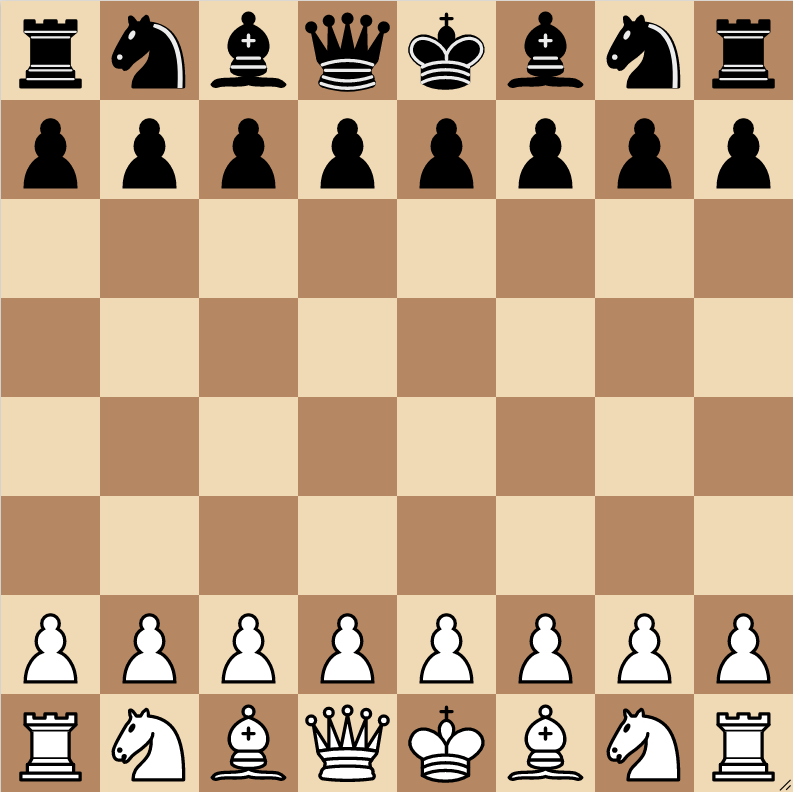
#> input picture img/starting-board.png, 793 x 792 px
$ python half-brightness.py
#> lines starting #> are read from the running program, lines starting #| are printed output that depends on the picture
from PIL import Image

# Open the input image
img = Image.open("img/starting-board.png")
#> img is the input picture: PIL image 793x792 RGBA; mean R, G, B, A 193.1, 164.1, 132.9, 255

# Convert the image to RGB format (if it's not already)
img = img.convert("RGB")
#> img: PIL image 793x792 RGB

# Get the image size
width, height = img.size
#> width = 793; height = 792

# Create a new image with the same size and mode
new_img = Image.new(img.mode, (width, height))
#> new_img: PIL image 793x792 RGB; every value is 0

# Loop over each pixel in the image
for x in range(width):
    for y in range(height):
        # Get the pixel at this position
        pixel = img.getpixel((x, y))

        # Divide each color channel by 2 to reduce brightness
        new_pixel = (pixel[0] // 2, pixel[1] // 2, pixel[2] // 2)

        # Set the pixel in the new image
        new_img.putpixel((x, y), new_pixel)
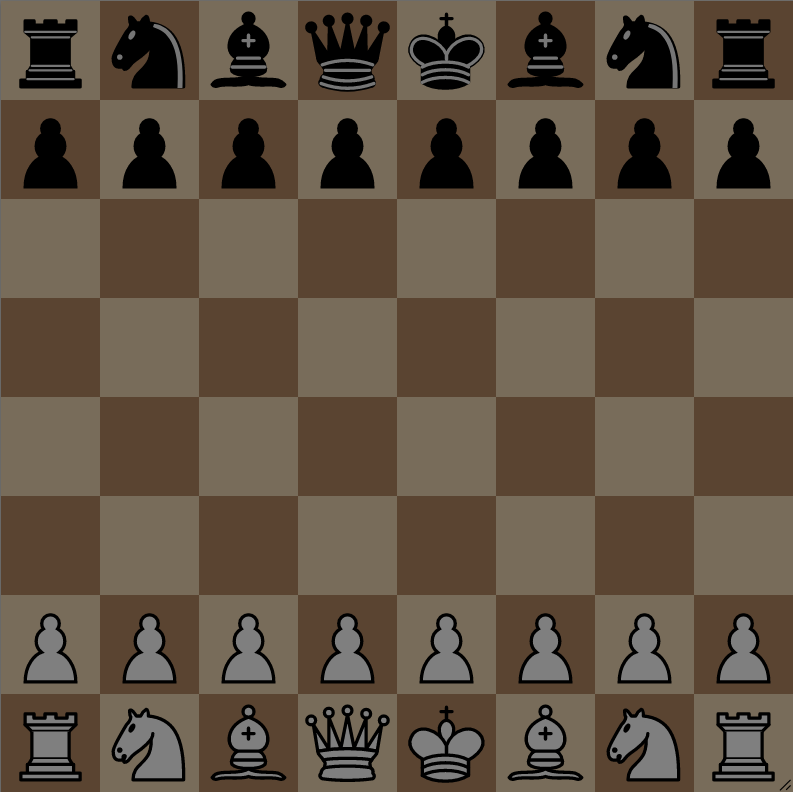
#> new_img: PIL image 793x792 RGB; mean R, G, B 96.3, 81.8, 66

# Save the new image to a file
new_img.save("img/output_image.jpg")

$ run again, with img/starting-black.png copied over img/starting-board.png
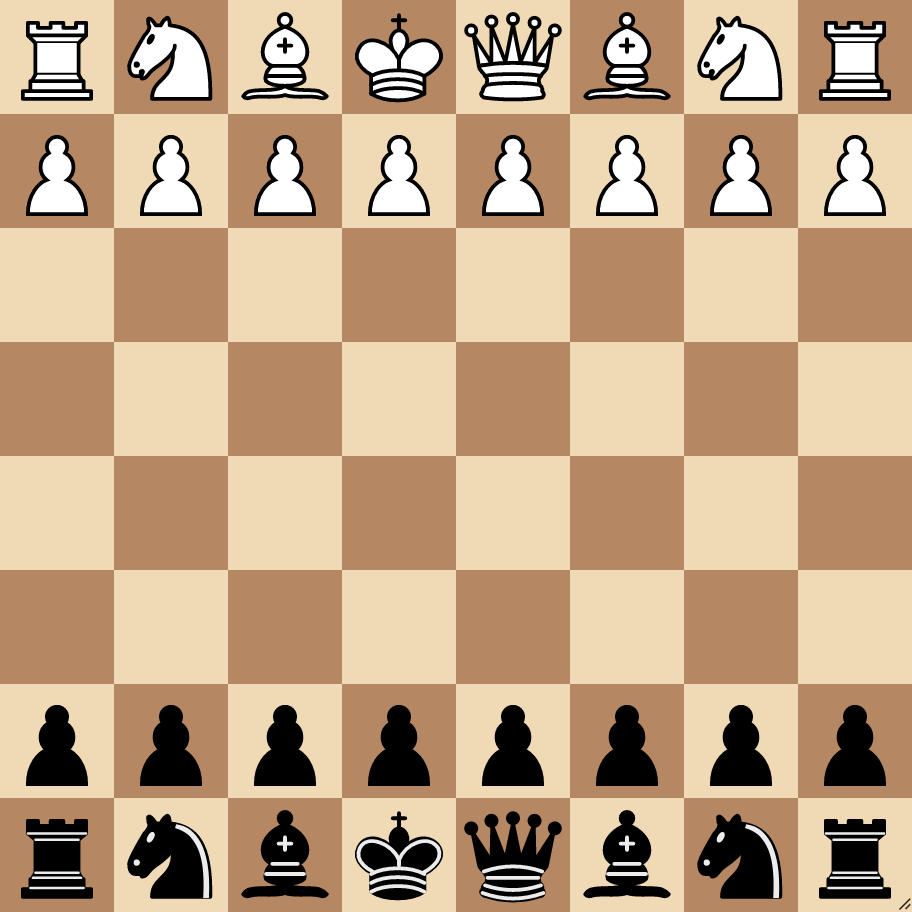
#> input picture img/starting-black.png, 912 x 912 px
#> img is the input picture: PIL image 912x912 RGBA; mean R, G, B, A 193, 163.9, 132.7, 255
#> img: PIL image 912x912 RGB
#> after the loop `for x in range(width):`:
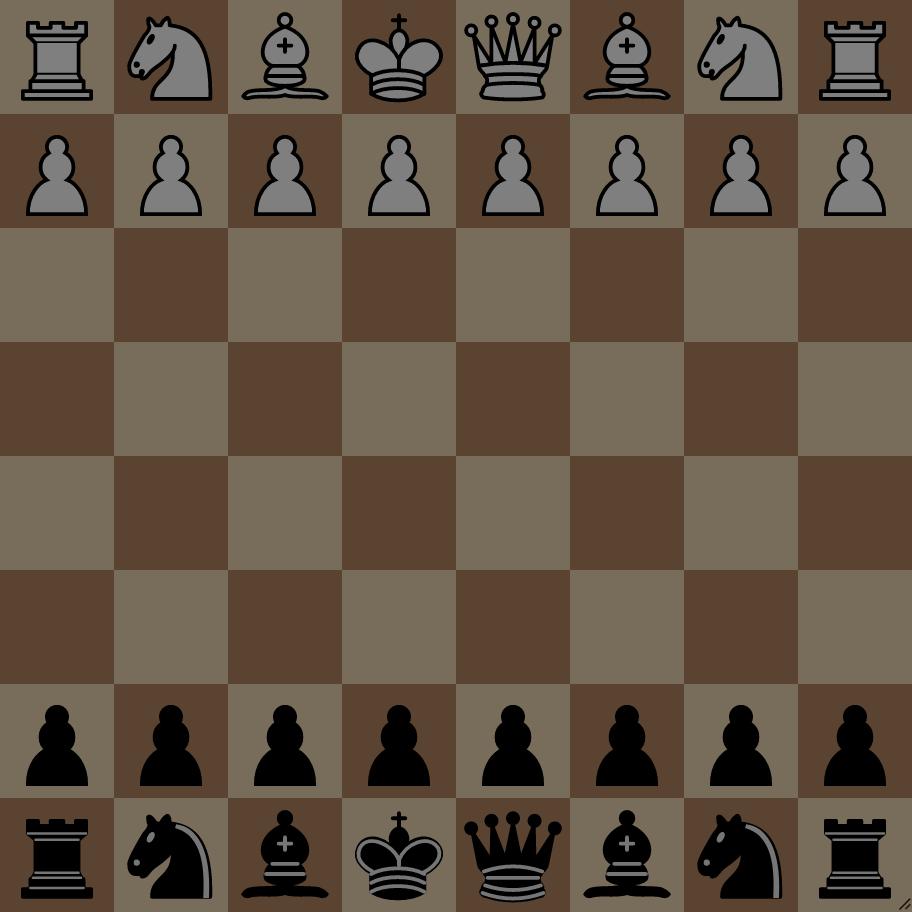
#> new_img: PIL image 912x912 RGB; mean R, G, B 96.3, 81.7, 65.9

$ run again, with img/starting-white.png copied over img/starting-board.png
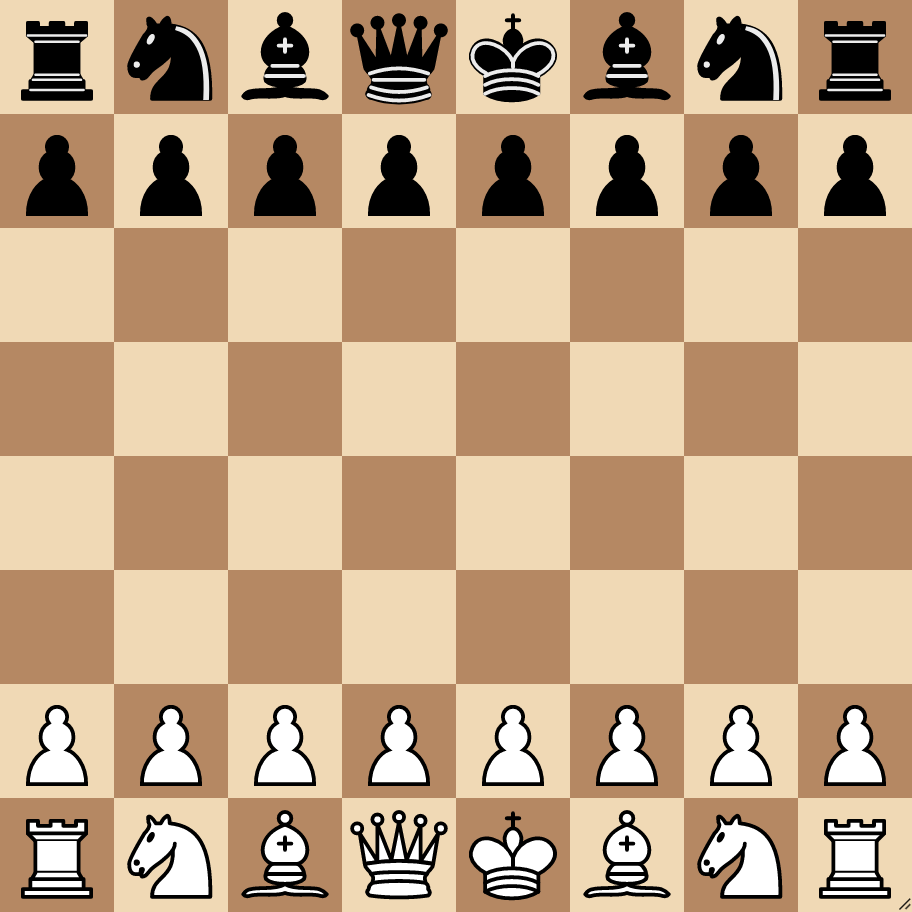
#> input picture img/starting-white.png, 912 x 912 px
#> img is the input picture: PIL image 912x912 RGBA; mean R, G, B, A 193, 163.9, 132.7, 255
#> img: PIL image 912x912 RGB
#> after the loop `for x in range(width):`:
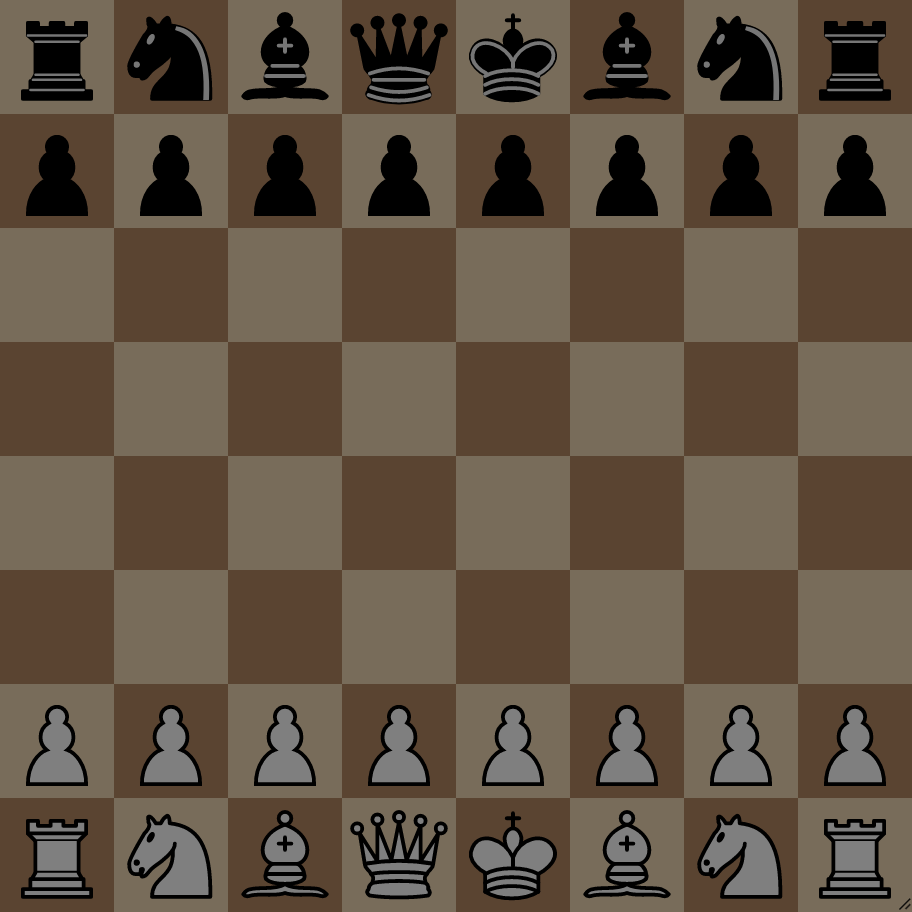
#> new_img: PIL image 912x912 RGB; mean R, G, B 96.3, 81.7, 65.9
